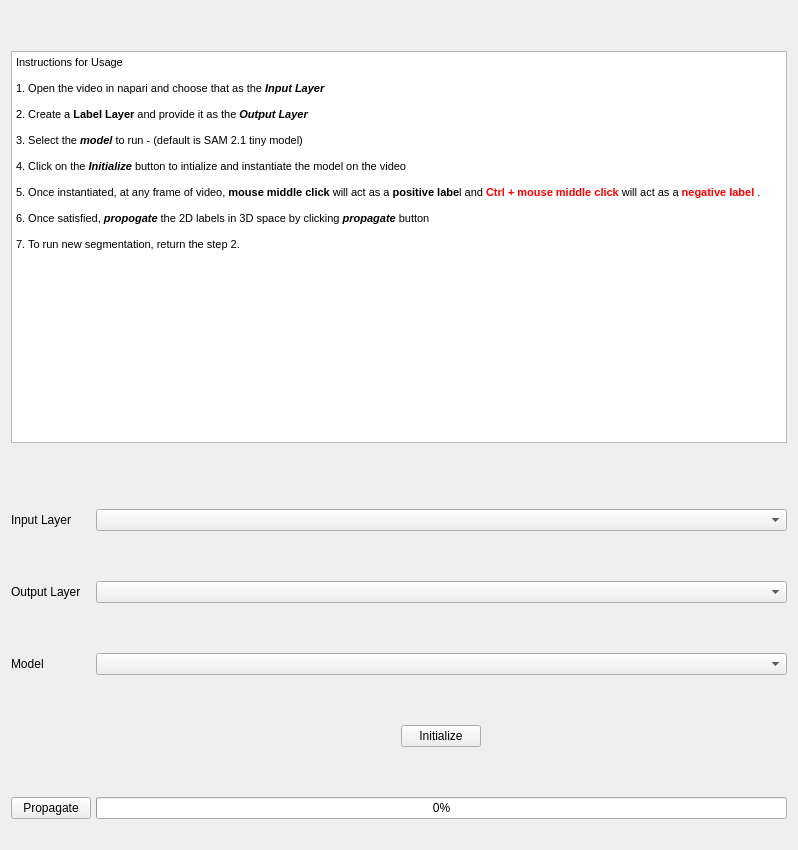
<?xml version="1.0" encoding="UTF-8"?>
<ui version="4.0">
 <author>Thang Duong Quoc LE</author>
 <class>Form</class>
 <widget class="QWidget" name="Form">
  <property name="enabled">
   <bool>true</bool>
  </property>
  <property name="geometry">
   <rect>
    <x>0</x>
    <y>0</y>
    <width>798</width>
    <height>850</height>
   </rect>
  </property>
  <property name="sizePolicy">
   <sizepolicy hsizetype="Preferred" vsizetype="Preferred">
    <horstretch>0</horstretch>
    <verstretch>0</verstretch>
   </sizepolicy>
  </property>
  <property name="windowTitle">
   <string>Form</string>
  </property>
  <layout class="QVBoxLayout" name="verticalLayout">
   <item>
    <layout class="QGridLayout" name="gridLayout_instruction">
     <property name="topMargin">
      <number>20</number>
     </property>
     <property name="bottomMargin">
      <number>20</number>
     </property>
     <property name="horizontalSpacing">
      <number>1</number>
     </property>
     <property name="verticalSpacing">
      <number>20</number>
     </property>
     <item row="0" column="0">
      <spacer name="horizontalSpacer_2">
       <property name="orientation">
        <enum>Qt::Horizontal</enum>
       </property>
       <property name="sizeHint" stdset="0">
        <size>
         <width>40</width>
         <height>20</height>
        </size>
       </property>
      </spacer>
     </item>
     <item row="1" column="0">
      <widget class="QTextEdit" name="textEdit_instruction">
       <property name="html">
        <string>&lt;!DOCTYPE HTML PUBLIC &quot;-//W3C//DTD HTML 4.0//EN&quot; &quot;http://www.w3.org/TR/REC-html40/strict.dtd&quot;&gt;
&lt;html&gt;&lt;head&gt;&lt;meta name=&quot;qrichtext&quot; content=&quot;1&quot; /&gt;&lt;style type=&quot;text/css&quot;&gt;
p, li { white-space: pre-wrap; }
&lt;/style&gt;&lt;/head&gt;&lt;body style=&quot; font-family:'MS Shell Dlg 2'; font-size:7.8pt; font-weight:400; font-style:normal;&quot;&gt;
&lt;p style=&quot; margin-top:0px; margin-bottom:0px; margin-left:0px; margin-right:0px; -qt-block-indent:0; text-indent:0px;&quot;&gt;&lt;span style=&quot; font-size:8.25pt;&quot;&gt;Instructions for Usage&lt;/span&gt;&lt;/p&gt;
&lt;p style=&quot;-qt-paragraph-type:empty; margin-top:0px; margin-bottom:0px; margin-left:0px; margin-right:0px; -qt-block-indent:0; text-indent:0px; font-size:8.25pt;&quot;&gt;&lt;br /&gt;&lt;/p&gt;
&lt;p style=&quot; margin-top:0px; margin-bottom:0px; margin-left:0px; margin-right:0px; -qt-block-indent:0; text-indent:0px;&quot;&gt;&lt;span style=&quot; font-size:8.25pt;&quot;&gt;1. Open the video in napari and choose that as the&lt;/span&gt;&lt;span style=&quot; font-size:8.25pt; font-weight:600;&quot;&gt; &lt;/span&gt;&lt;span style=&quot; font-size:8.25pt; font-weight:600; font-style:italic;&quot;&gt;Input Layer&lt;/span&gt;&lt;/p&gt;
&lt;p style=&quot;-qt-paragraph-type:empty; margin-top:0px; margin-bottom:0px; margin-left:0px; margin-right:0px; -qt-block-indent:0; text-indent:0px; font-size:8.25pt;&quot;&gt;&lt;br /&gt;&lt;/p&gt;
&lt;p style=&quot; margin-top:0px; margin-bottom:0px; margin-left:0px; margin-right:0px; -qt-block-indent:0; text-indent:0px;&quot;&gt;&lt;span style=&quot; font-size:8.25pt;&quot;&gt;2. Create a &lt;/span&gt;&lt;span style=&quot; font-size:8.25pt; font-weight:600;&quot;&gt;Label Layer&lt;/span&gt;&lt;span style=&quot; font-size:8.25pt;&quot;&gt; and provide it as the &lt;/span&gt;&lt;span style=&quot; font-size:8.25pt; font-weight:600; font-style:italic;&quot;&gt;Output Layer&lt;/span&gt;&lt;/p&gt;
&lt;p style=&quot;-qt-paragraph-type:empty; margin-top:0px; margin-bottom:0px; margin-left:0px; margin-right:0px; -qt-block-indent:0; text-indent:0px; font-size:8.25pt;&quot;&gt;&lt;br /&gt;&lt;/p&gt;
&lt;p style=&quot; margin-top:0px; margin-bottom:0px; margin-left:0px; margin-right:0px; -qt-block-indent:0; text-indent:0px;&quot;&gt;&lt;span style=&quot; font-size:8.25pt;&quot;&gt;3. Select the &lt;/span&gt;&lt;span style=&quot; font-size:8.25pt; font-weight:600; font-style:italic;&quot;&gt;model&lt;/span&gt;&lt;span style=&quot; font-size:8.25pt;&quot;&gt; to run - (default is SAM 2.1 tiny model) &lt;/span&gt;&lt;/p&gt;
&lt;p style=&quot;-qt-paragraph-type:empty; margin-top:0px; margin-bottom:0px; margin-left:0px; margin-right:0px; -qt-block-indent:0; text-indent:0px; font-size:8.25pt;&quot;&gt;&lt;br /&gt;&lt;/p&gt;
&lt;p style=&quot; margin-top:0px; margin-bottom:0px; margin-left:0px; margin-right:0px; -qt-block-indent:0; text-indent:0px;&quot;&gt;&lt;span style=&quot; font-size:8.25pt;&quot;&gt;4. Click on the &lt;/span&gt;&lt;span style=&quot; font-size:8.25pt; font-weight:600; font-style:italic;&quot;&gt;Initialize&lt;/span&gt;&lt;span style=&quot; font-size:8.25pt;&quot;&gt; button to intialize and instantiate the model on the video&lt;/span&gt;&lt;/p&gt;
&lt;p style=&quot;-qt-paragraph-type:empty; margin-top:0px; margin-bottom:0px; margin-left:0px; margin-right:0px; -qt-block-indent:0; text-indent:0px; font-size:8.25pt;&quot;&gt;&lt;br /&gt;&lt;/p&gt;
&lt;p style=&quot; margin-top:0px; margin-bottom:0px; margin-left:0px; margin-right:0px; -qt-block-indent:0; text-indent:0px;&quot;&gt;&lt;span style=&quot; font-size:8.25pt;&quot;&gt;5. Once instantiated, at any frame of video, &lt;/span&gt;&lt;span style=&quot; font-size:8.25pt; font-weight:600;&quot;&gt;mouse middle click&lt;/span&gt;&lt;span style=&quot; font-size:8.25pt;&quot;&gt; will act as a &lt;/span&gt;&lt;span style=&quot; font-size:8.25pt; font-weight:600;&quot;&gt;positive labe&lt;/span&gt;&lt;span style=&quot; font-size:8.25pt;&quot;&gt;l and &lt;/span&gt;&lt;span style=&quot; font-size:8.25pt; font-weight:600; color:#ff0000;&quot;&gt;Ctrl + mouse middle click&lt;/span&gt;&lt;span style=&quot; font-size:8.25pt;&quot;&gt; will act as a &lt;/span&gt;&lt;span style=&quot; font-size:8.25pt; font-weight:600; color:#ff0000;&quot;&gt;negative label&lt;/span&gt;&lt;span style=&quot; font-size:8.25pt;&quot;&gt; .&lt;/span&gt;&lt;/p&gt;
&lt;p style=&quot;-qt-paragraph-type:empty; margin-top:0px; margin-bottom:0px; margin-left:0px; margin-right:0px; -qt-block-indent:0; text-indent:0px; font-size:8.25pt;&quot;&gt;&lt;br /&gt;&lt;/p&gt;
&lt;p style=&quot; margin-top:0px; margin-bottom:0px; margin-left:0px; margin-right:0px; -qt-block-indent:0; text-indent:0px;&quot;&gt;&lt;span style=&quot; font-size:8.25pt;&quot;&gt;6. Once satisfied, &lt;/span&gt;&lt;span style=&quot; font-size:8.25pt; font-weight:600; font-style:italic;&quot;&gt;propogate&lt;/span&gt;&lt;span style=&quot; font-size:8.25pt;&quot;&gt; the 2D labels in 3D space by clicking &lt;/span&gt;&lt;span style=&quot; font-size:8.25pt; font-weight:600; font-style:italic;&quot;&gt;propagate&lt;/span&gt;&lt;span style=&quot; font-size:8.25pt;&quot;&gt; button&lt;/span&gt;&lt;/p&gt;
&lt;p style=&quot;-qt-paragraph-type:empty; margin-top:0px; margin-bottom:0px; margin-left:0px; margin-right:0px; -qt-block-indent:0; text-indent:0px; font-size:8.25pt;&quot;&gt;&lt;br /&gt;&lt;/p&gt;
&lt;p style=&quot; margin-top:0px; margin-bottom:0px; margin-left:0px; margin-right:0px; -qt-block-indent:0; text-indent:0px;&quot;&gt;&lt;span style=&quot; font-size:8.25pt;&quot;&gt;7. To run new segmentation, return the step 2.&lt;/span&gt;&lt;/p&gt;&lt;/body&gt;&lt;/html&gt;</string>
       </property>
      </widget>
     </item>
     <item row="2" column="0">
      <spacer name="horizontalSpacer">
       <property name="orientation">
        <enum>Qt::Horizontal</enum>
       </property>
       <property name="sizeHint" stdset="0">
        <size>
         <width>40</width>
         <height>20</height>
        </size>
       </property>
      </spacer>
     </item>
    </layout>
   </item>
   <item>
    <layout class="QGridLayout" name="gridLayout_main">
     <property name="topMargin">
      <number>20</number>
     </property>
     <property name="bottomMargin">
      <number>20</number>
     </property>
     <property name="horizontalSpacing">
      <number>5</number>
     </property>
     <property name="verticalSpacing">
      <number>50</number>
     </property>
     <item row="2" column="2">
      <widget class="QComboBox" name="comboBox_model_layer"/>
     </item>
     <item row="4" column="2">
      <widget class="QProgressBar" name="progressBar_propagate">
       <property name="value">
        <number>0</number>
       </property>
      </widget>
     </item>
     <item row="0" column="2">
      <widget class="QComboBox" name="comboBox_input_layer"/>
     </item>
     <item row="3" column="2" alignment="Qt::AlignHCenter">
      <widget class="QPushButton" name="pushButton_initialize">
       <property name="sizePolicy">
        <sizepolicy hsizetype="Minimum" vsizetype="Fixed">
         <horstretch>0</horstretch>
         <verstretch>0</verstretch>
        </sizepolicy>
       </property>
       <property name="maximumSize">
        <size>
         <width>100</width>
         <height>100</height>
        </size>
       </property>
       <property name="text">
        <string>Initialize</string>
       </property>
      </widget>
     </item>
     <item row="4" column="0">
      <widget class="QPushButton" name="pushButton_propagate">
       <property name="maximumSize">
        <size>
         <width>100</width>
         <height>100</height>
        </size>
       </property>
       <property name="text">
        <string>Propagate</string>
       </property>
      </widget>
     </item>
     <item row="0" column="0">
      <widget class="QLabel" name="label_input">
       <property name="text">
        <string>Input Layer</string>
       </property>
      </widget>
     </item>
     <item row="1" column="0">
      <widget class="QLabel" name="label_output">
       <property name="text">
        <string>Output Layer</string>
       </property>
      </widget>
     </item>
     <item row="1" column="2">
      <widget class="QComboBox" name="comboBox_label_layer"/>
     </item>
     <item row="2" column="0">
      <widget class="QLabel" name="label_model">
       <property name="text">
        <string>Model</string>
       </property>
      </widget>
     </item>
    </layout>
   </item>
  </layout>
 </widget>
 <resources/>
 <connections/>
</ui>
